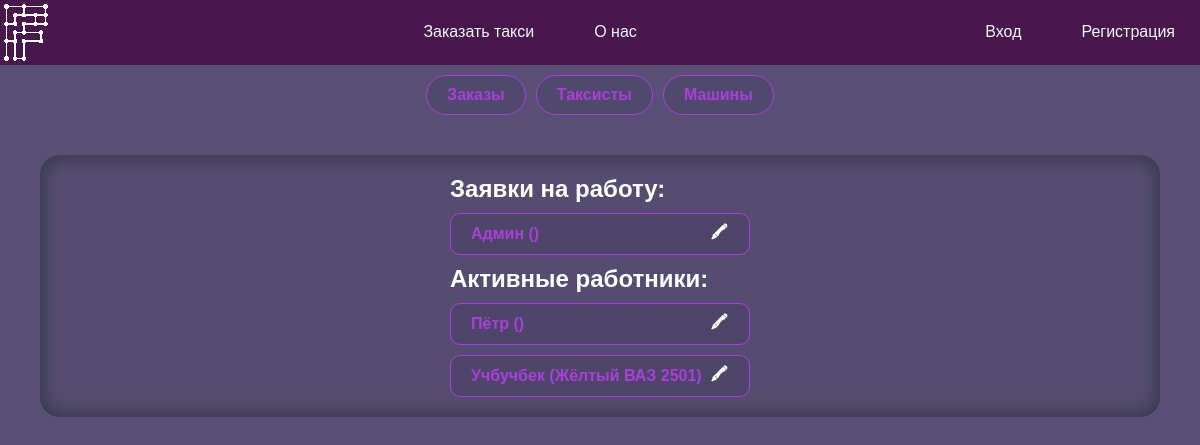
The app's page /admin.php?tool=taxists with its own data.
### tables this page shows
CREATE TABLE `taxists` (
  `id` int(11) NOT NULL,
  `car` int(11) DEFAULT NULL,
  `user` int(11) NOT NULL,
  `passport` varchar(64) NOT NULL,
  `driver_license` varchar(64) NOT NULL,
  `status` int(11) NOT NULL DEFAULT '2'
);

CREATE TABLE `users` (
  `id` int(11) NOT NULL,
  `login` varchar(128) NOT NULL,
  `name` varchar(32) NOT NULL,
  `phone` bigint(20) NOT NULL,
  `email` varchar(128) NOT NULL,
  `password` varchar(128) NOT NULL,
  `role` int(11) NOT NULL DEFAULT '1'
);

### funcs/DBinteraction.php (called while the page is built, shortened)
<?php
function selectFrom($query, $way)
{
    if (trim($query) == null) {
        $_SESSION['result'] = "Вы передали пустой запрос.";
    } else {
    require "connect.php";
    $res = $con->query($query);
    switch ($way) {
        case "ALL":
            $output = $res->fetch_all(MYSQLI_ASSOC);
            break;
    }}
    return $output;
}

### funcs/listGenerator.php (the view, shortened to what this page needs)
<?php
function generateListItem($listItem, $listType)
{
?>
    <div class="accent brad10 flex jc-sb ai-c">
        <span>
            <?php
            switch ($listType) {
            ?>
                <?php
                case "taxist":
                ?>
                    <?= $listItem['name'] ?> (<?= $listItem['car'] ?>)
                <?php
                    break;
                ?>
            <?php
            }
            ?>
        </span>
        <div class="flex g10">
            <?php
            switch ($listType) {
                case "taxist":
                    $href = "?tool=taxists&edit=taxist&id=" . $listItem['id'];
                    break;
            }
            ?>
            <a href="<?= $href ?>" class="accent-invert">🖍</a>
        </div>
    </div>
<?php
}

### admin/toolTaxists.php (shortened to what this page needs)
<?php
require_once("./funcs/DBinteraction.php");
$query = "SELECT
taxists.id,
users.name,
CONCAT(cars.color, ' ', cars.name) AS car,
taxist_status.name AS `status`
FROM taxists
INNER JOIN users ON taxists.user = users.id
LEFT JOIN cars ON taxists.car = cars.id
INNER JOIN taxist_status ON taxists.status = taxist_status.id
ORDER BY users.name ASC";
$taxists = selectFrom($query, "ALL");
?>
<div class="list flex column g10 wcenter">
    <?php
    require("./funcs/listGenerator.php");
    ?>
    <h2>Заявки на работу:</h2>
    <?php
    foreach ($taxists as $taxist) {
        if ($taxist['status'] == "Ожидает ответа") {
            generateListItem($taxist, "taxist");
        }
    }
    ?>
    <h2>Активные работники:</h2>
    <?php
    foreach ($taxists as $taxist) {
        if ($taxist['status'] == "Работает") {
            generateListItem($taxist, "taxist");
            $emptyList = false;
        }
    }
    ?>
</div>

### style.css (style rules this page uses)
*, a { margin: 0; border: 0; outline: 0; padding: 0; text-decoration: none; font-family: Arial, Helvetica, sans-serif; }
*, a, select[value], input[value] { color: white; }
body, input[value] { background-color: #585175; }
a, button { cursor: pointer; }
.list { width: 25%; min-width: 300px; }

### often.css (style rules this page uses)
.accent { border: #ab3edd 1px solid; border-radius: 25px; padding: 10px 20px; background-color: #40395c59; color: #ab3edd; font-weight: bold; transition: all 0.25s ease-out; }
.accent::placeholder { color: #ab3edd69; }
.accent span { color: #ab3edd; font-weight: bold; }
.accent-invert { height: 20px; width: 20px; display: flex; justify-content: center; align-items: center; border-radius: 0px; font-weight: bolder; transition: all 0.25s ease-out; }
.wcenter { margin: 0 auto; }
.g10 { gap: 10px; }
.brad10 { border-radius: 10px; }
.flex { display: flex; }
.column { flex-direction: column; }
.jc-sb { justify-content: space-between; }
.ai-c { align-items: center; }

### records on screen
taxists: user.name "Админ"
taxists: user.name "Пётр"
taxists: user.name "Учбучбек", car "Жёлтый ВАЗ 2501"
